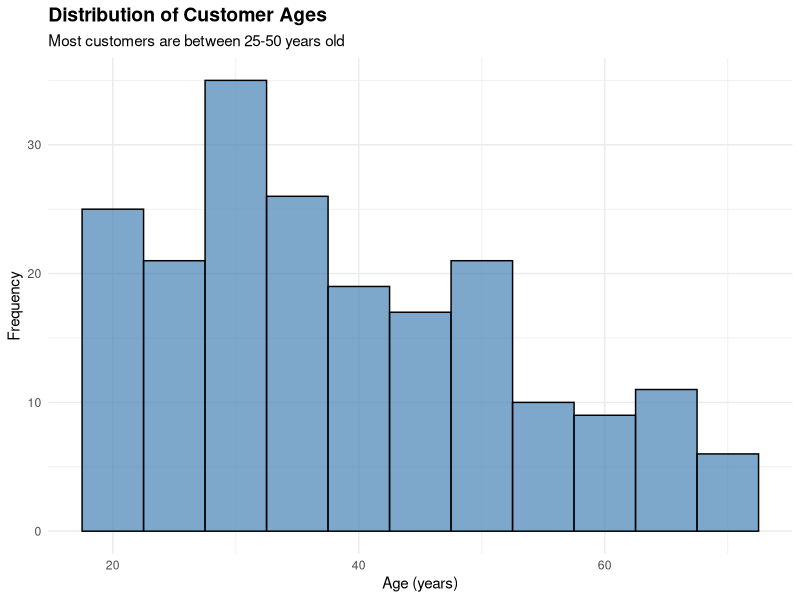
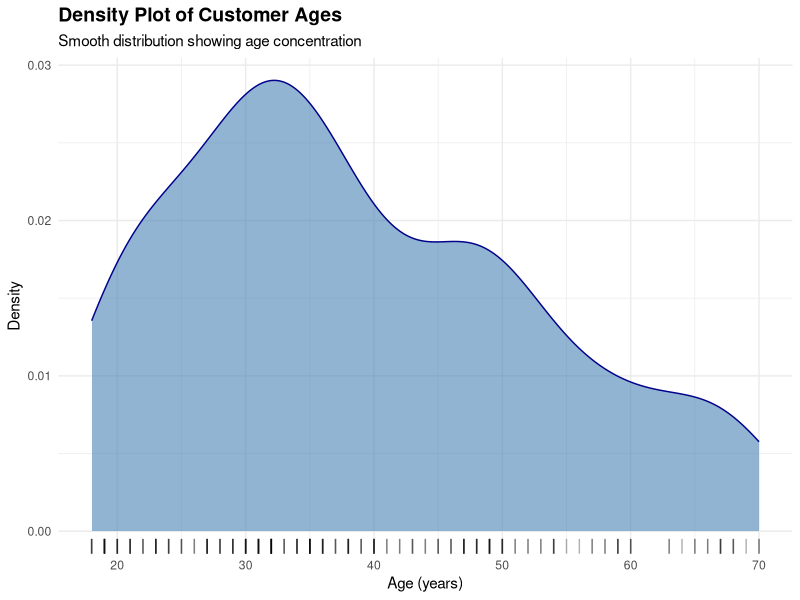
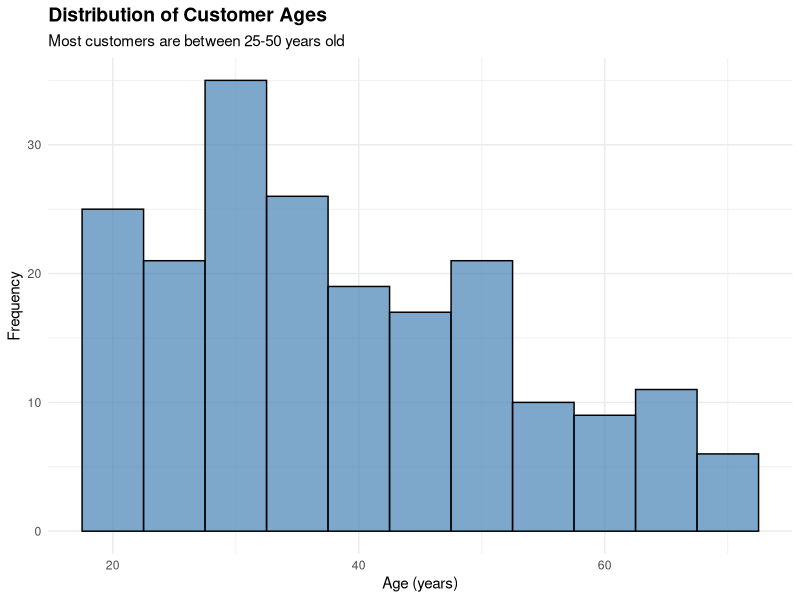
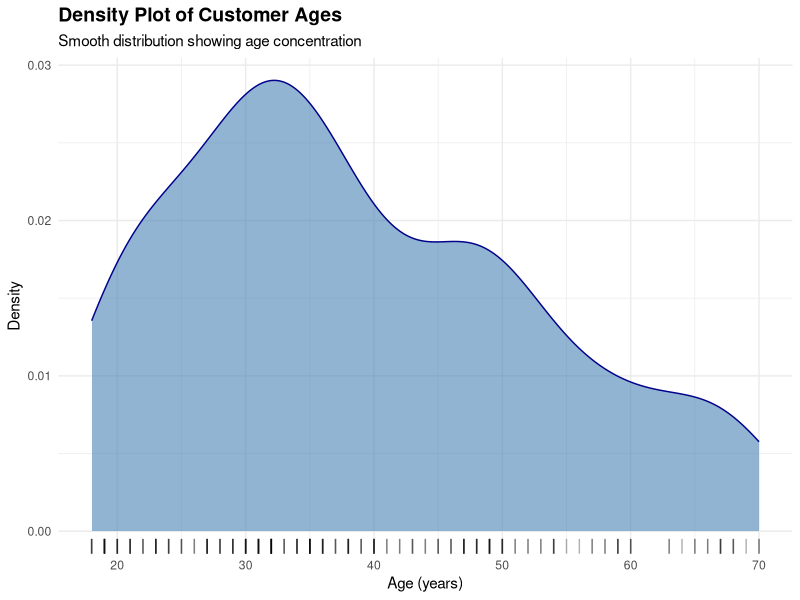

R code for these plots, in order:
# ============================================
# TASK 2.2: UNIVARIATE ANALYSIS - AGE
# ============================================

library(ggplot2)
library(tidyverse)

# Load data
df <- read.csv("data/cleaned/mall_customers_original.csv")

# ========== PLOT 1: AGE HISTOGRAM ==========
p1 <- ggplot(df, aes(x = Age)) +
  geom_histogram(binwidth = 5, fill = "steelblue", color = "black", alpha = 0.7) +
  labs(
    title = "Distribution of Customer Ages",
    x = "Age (years)",
    y = "Frequency",
    subtitle = "Most customers are between 25-50 years old"
  ) +
  theme_minimal() +
  theme(
    plot.title = element_text(face = "bold", size = 14),
    axis.title = element_text(size = 11)
  )

print(p1)

# Save the plot
ggsave("eda/plots/01_age_histogram.png", p1, width = 8, height = 6, dpi = 300)
print("✓ Saved: 01_age_histogram.png")

# ========== PLOT 2: AGE DENSITY ==========
p2 <- ggplot(df, aes(x = Age)) +
  geom_density(fill = "steelblue", alpha = 0.6, color = "darkblue") +
  geom_rug(alpha = 0.3) +
  labs(
    title = "Density Plot of Customer Ages",
    x = "Age (years)",
    y = "Density",
    subtitle = "Smooth distribution showing age concentration"
  ) +
  theme_minimal() +
  theme(
    plot.title = element_text(face = "bold", size = 14),
    axis.title = element_text(size = 11)
  )

print(p2)

# Save the plot
ggsave("eda/plots/02_age_density.png", p2, width = 8, height = 6, dpi = 300)
print("✓ Saved: 02_age_density.png")

# ========== STATISTICS ==========
print("\n========== AGE STATISTICS ==========")
print(paste("Min Age:", min(df$Age)))
print(paste("Max Age:", max(df$Age)))
print(paste("Mean Age:", round(mean(df$Age), 2)))
print(paste("Median Age:", median(df$Age)))
print(paste("Std Deviation:", round(sd(df$Age), 2)))
print(paste("25th Percentile:", quantile(df$Age, 0.25)))
print(paste("75th Percentile:", quantile(df$Age, 0.75)))

print("\n✓ Task 2.2 Complete!")
